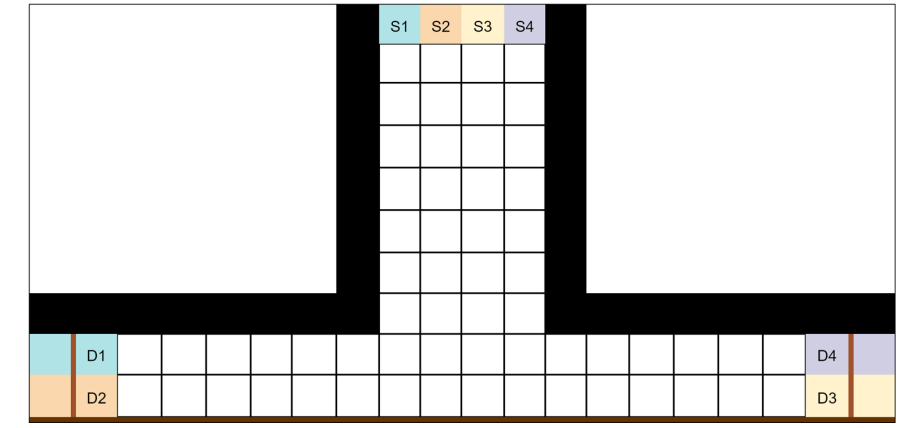
#> input picture arena-img.png, 922 x 428 px
$ python arenatrack.py
#> lines starting #> are read from the running program, lines starting #| are printed output that depends on the picture; after the words box and inside, x2 and y2 are one past the last pixel; in counts of white or black regions, pixels touching at a corner belong together
import cv2
import numpy as np
pointsList=[]
def y():
    pass
cap=cv2.imread('arena-img.png')
#> cap is the input picture: shape (428, 922, 3); mean B, G, R 208.1, 209.5, 210.2
cv2.namedWindow("HSV_Trackbars")

# range of Hue= 0-179, range of Saturation and Value = 0-255
cv2.createTrackbar("L_H", "HSV_Trackbars", 0, 179, y)
cv2.createTrackbar("L_S", "HSV_Trackbars", 0, 255, y)
cv2.createTrackbar("L_V", "HSV_Trackbars", 0, 255, y)
cv2.createTrackbar("U_H", "HSV_Trackbars", 179, 179, y)
cv2.createTrackbar("U_S", "HSV_Trackbars", 255, 255, y)
cv2.createTrackbar("U_V", "HSV_Trackbars", 255, 255, y)
while True:
    cv2.imshow('img',cap)
    hsv=cv2.cvtColor(cap, cv2.COLOR_BGR2HSV)
#> hsv: shape (428, 922, 3); mean H, S, V 3.6, 6.6, 211.1
    # l_h = cv2.getTrackbarPos("L_H", "HSV_Trackbars")
    # l_s = cv2.getTrackbarPos("L_S", "HSV_Trackbars")
    # l_v = cv2.getTrackbarPos("L_V", "HSV_Trackbars")
    l_h=39
    l_s=49
    l_v=50
    u_h = cv2.getTrackbarPos("U_H", "HSV_Trackbars")
    u_s = cv2.getTrackbarPos("U_S", "HSV_Trackbars")
    u_v = cv2.getTrackbarPos("U_V", "HSV_Trackbars")

    l_r = np.array([l_h, l_s, l_v])
    u_r = np.array([u_h, u_s, u_v])


    # low_blue=np.array([170,35,80])
    # high_blue=np.array([190,50,120])

    mask=cv2.inRange(hsv,l_r,u_r)
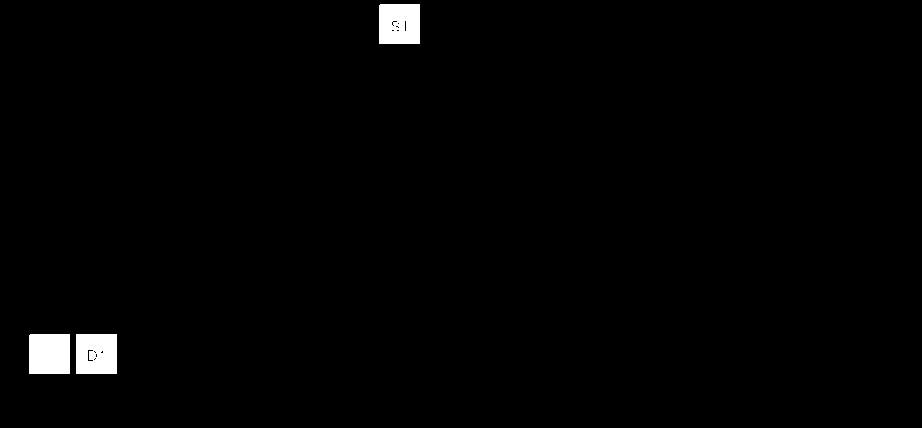
#> mask: shape (428, 922); 1.2% white; 3 white regions
    res = cv2.bitwise_and(cap, cap, mask=mask)


    contours, _ = cv2.findContours(mask, cv2.RETR_TREE, cv2.CHAIN_APPROX_SIMPLE)
#> contours = 19 contours, 14 with area under 20; largest, box (x1, y1, x2, y2) and area: (76, 334, 117, 374) 1560, (29, 334, 70, 374) 1560, (379, 4, 420, 44) 1560, (87, 349, 94, 362) 37, (404, 20, 407, 32) 20
    print(len(contours))
#| 19
    s1=d1=0
    if len(pointsList)>1:
        break
    for cnt in contours:

        area = cv2.contourArea(cnt)
        if area> 1500:
            print(area)
            x, y, w, h = cv2.boundingRect(cnt)
            cv2.rectangle(res,(x,y),(x+w,y+h),(230,45,189))

            if x<100:
                s1=[(x+w)//2,(y+h)//2]
            if x>500:
                d1=[(x+w)//2,(y+h)//2]
            if s1 and d1:
                pointsList.append([s1,d1])
#> this loop made 19 passes
#> (cnt, area, x, y, s1) on pass 1: ([[76, 334], [76, 373], [116, 373], [116, 334]], 1560, 76, 334, [58, 187])
#> (area, x, y, s1) on pass 9: (1559.5, 29, 334, [35, 187])
#| 1560.0
#| 1559.5
#| 1559.5
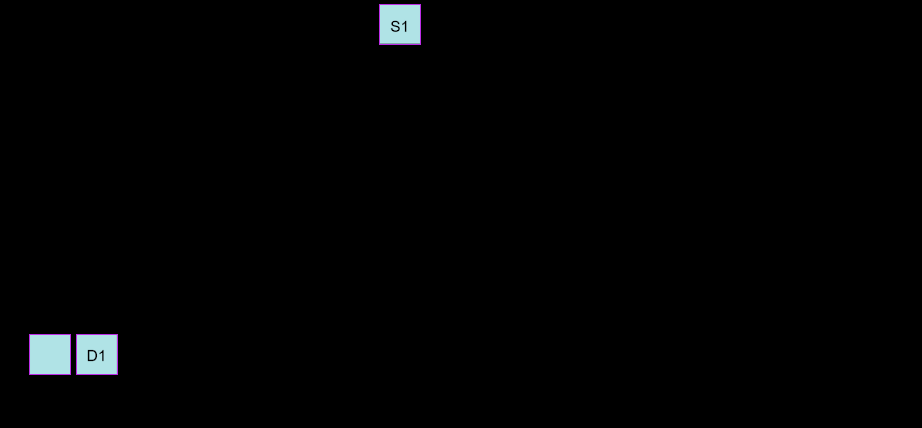
#> res: shape (428, 922, 3); mean B, G, R 2.9, 2.7, 2.3
#> after the loop, pointsList = []

    cv2.imshow('res',res)
    if cv2.waitKey(1) ==27:
#> (key Esc is pressed here)
        break
#cap.release()
cv2.destroyAllWindows()
print(pointsList)
'''
s1=34 49 50
'''
